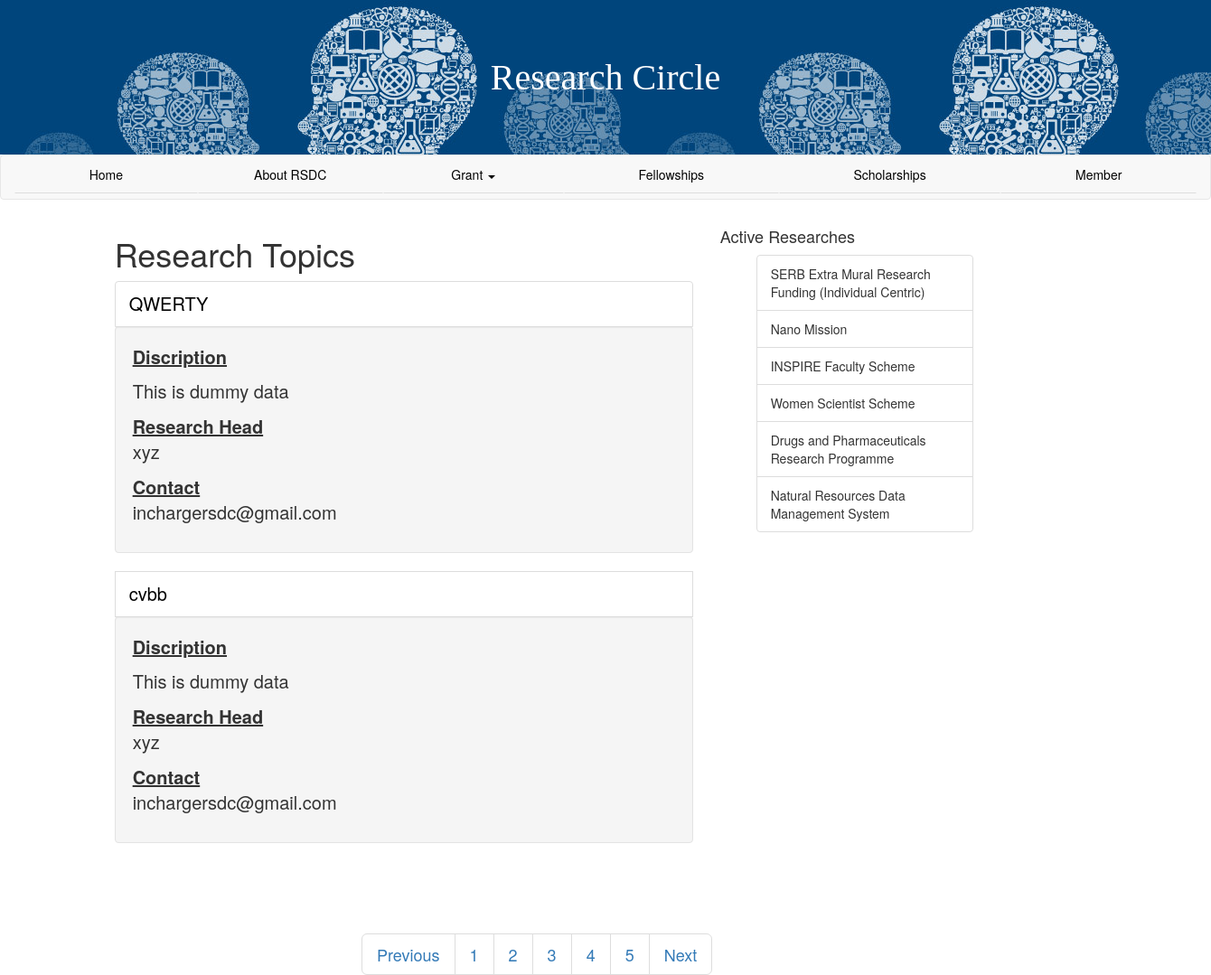
The page /ResearchCircle/ on the database its author committed.
### user/models.py (models this page shows, shortened)
class Project(models.Model):
	start_date = models.CharField(max_length=15)
	end_date = models.CharField(max_length=15)
	topic = models.CharField(max_length=200)
	details = models.TextField()
	no_of_interns_required = models.IntegerField()
	role_qualification = models.TextField()

class Student(models.Model):
	name = models.CharField(max_length=200)
	age = models.CharField(max_length=5)
	institute = models.CharField(max_length=200)
	address = models.TextField()
	qualification = models.CharField(max_length=300)
	works = models.TextField()
	tag_line = models.CharField(max_length=200)
	is_leader = models.BooleanField(default=False)
	achievement1 = models.CharField(max_length=200)
	achievement2 = models.CharField(max_length=200)
	achievement3 = models.CharField(max_length=200)

### user/views.py (the view)
# urls.py: url(r'^ResearchCircle/$',			views.research_circle,		name='ResearchCircle'),
def research_circle(request):
	user = request.user
	LP = LeaderResearch.objects.all()
	users = []
	leaders = []
	projects = []
	for lp in LP:
		projects.extend([lp.project])
		leaders.extend([lp.student])
		users.extend([get_object_or_404(StudentRel, mine=lp.student).auth])
	rows = zip(projects,users,leaders)
	return render(request, 'website/ResearchCircle.html',{'user':user,'rows':rows})

### user/templates/website/ResearchCircle.html (shortened to what this page needs)
{%	extends	"website/base.html"	%}
{% load staticfiles %}
{% block title %}Research Circle {% endblock title %}
		{% block content %}
   <div class="col-sm-1"></div>
	<div class="col-sm-6">
            <h1>Research Topics </h1>
	<ol class="list-group">
			{% for row in rows %}
			<li class="list-group-item"><a style="font-size:20px; color:black;" href="#">{{row.0.topic}}</a></li>
				<div class="well">
				<span class="data">Discription</span>
				<p>{{row.0.details|linebreaks}}</p>
				<span class="data">Research Head</span>
				<p>{{row.2.name}}</p>
				<span class="data">Contact</span>
				<p>{{row.1.email}}</p>
				</div>
		{% endfor %}
		</ol>
		</div>
        <div class="col-sm-3"></div>
				<div class="col-sm-3">
            <h4>Active Researches</h4>
	<marquee direction="up" onmouseover="this.stop();" onmouseout="this.start();"  id="side"><ul id="w">
     <ul class="list-group">
	<li class="list-group-item">SERB Extra Mural Research Funding (Individual Centric)</li>
	<li class="list-group-item">Nano Mission</li>
	<li class="list-group-item">INSPIRE Faculty Scheme</li>
	<li class="list-group-item">Women Scientist Scheme</li>
	<li class="list-group-item">Drugs and Pharmaceuticals Research Programme</li>
	<li class="list-group-item">Natural Resources Data Management System</li></ul></marquee>
	</div>
			<ul class="pagination pagination-lg" style="margin:80px 0px 0px 400px;" >
	<li><a href="#" rel="prev">Previous</a></li>
	<li><a href="#">1</a></li>
	<li><a href="#">2</a></li>
	<li><a href="#">3</a></li>
	<li><a href="#">4</a></li>
	<li><a href="#">5</a></li>
	<li><a href="#" rel="next">Next</a></li>
</ul>
		</body>
{% endblock %}

### rows shown on the page
Project: topic "QWERTY", details "This is dummy data", name "xyz", email "inchargersdc@gmail.com"
Project: topic "cvbb", details "This is dummy data", name "xyz", email "inchargersdc@gmail.com"
